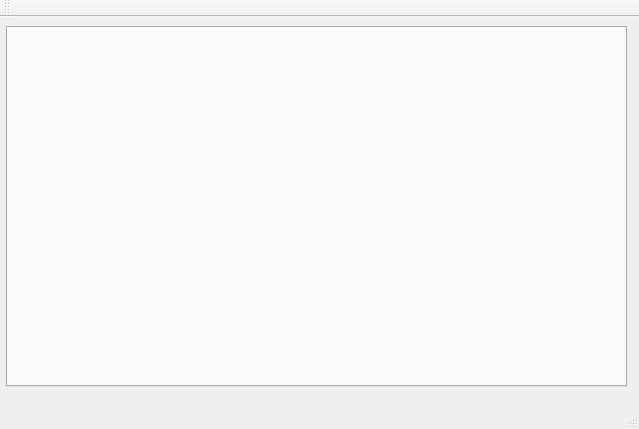
<?xml version="1.0" encoding="UTF-8"?>
<ui version="4.0">
 <class>MainWindow</class>
 <widget class="QMainWindow" name="MainWindow">
  <property name="geometry">
   <rect>
    <x>0</x>
    <y>0</y>
    <width>639</width>
    <height>429</height>
   </rect>
  </property>
  <property name="windowTitle">
   <string>MainWindow</string>
  </property>
  <widget class="QWidget" name="centralwidget">
   <widget class="QTabWidget" name="modulesTabs">
    <property name="geometry">
     <rect>
      <x>6</x>
      <y>9</y>
      <width>621</width>
      <height>361</height>
     </rect>
    </property>
    <property name="tabShape">
     <enum>QTabWidget::Triangular</enum>
    </property>
    <property name="currentIndex">
     <number>-1</number>
    </property>
    <property name="tabsClosable">
     <bool>true</bool>
    </property>
    <property name="movable">
     <bool>true</bool>
    </property>
   </widget>
  </widget>
  <widget class="QStatusBar" name="statusbar"/>
  <widget class="QToolBar" name="toolBar">
   <property name="windowTitle">
    <string>toolBar</string>
   </property>
   <attribute name="toolBarArea">
    <enum>TopToolBarArea</enum>
   </attribute>
   <attribute name="toolBarBreak">
    <bool>false</bool>
   </attribute>
  </widget>
  <widget class="QMenuBar" name="menubar">
   <property name="geometry">
    <rect>
     <x>0</x>
     <y>0</y>
     <width>639</width>
     <height>21</height>
    </rect>
   </property>
   <property name="tabletTracking">
    <bool>false</bool>
   </property>
   <property name="acceptDrops">
    <bool>false</bool>
   </property>
   <property name="defaultUp">
    <bool>false</bool>
   </property>
   <property name="nativeMenuBar">
    <bool>true</bool>
   </property>
  </widget>
 </widget>
 <resources/>
 <connections/>
</ui>
